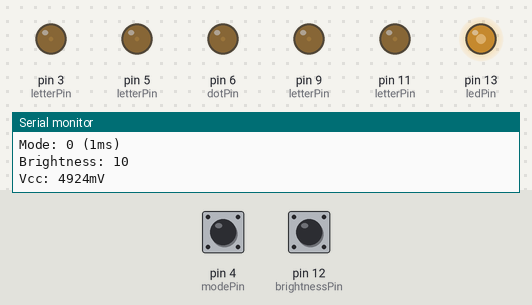
Simulated run of this sketch. Board: Arduino Uno, built with avr-gcc and run on an emulated ATmega328P. Shown: output pins drawn as LEDs (lit = HIGH), the last lines printed to the serial monitor. The test bench sets the inputs (shaded band); at power-on: pin 12 (brightnessPin) HIGH, pin 4 (modePin) HIGH.

Above: at 1.2 s.
1.3 s: pin 12 (brightnessPin) pulled LOW for 3.2 s
At 1.48 s:
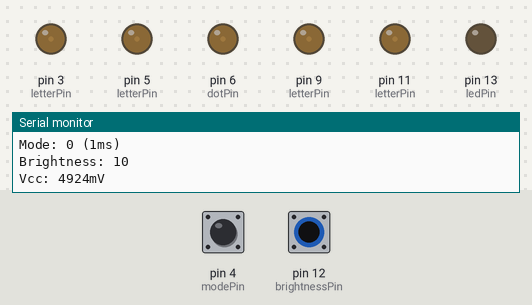
At 2.44 s:
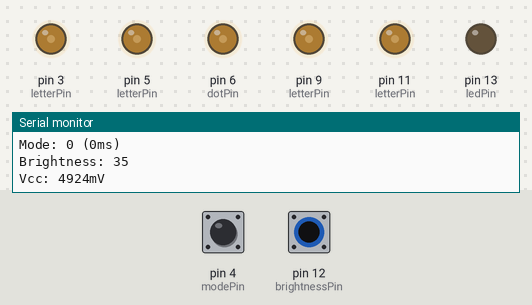
6.0 s: pin 4 (modePin) pulled LOW for 0.15 s
At 6.6 s:
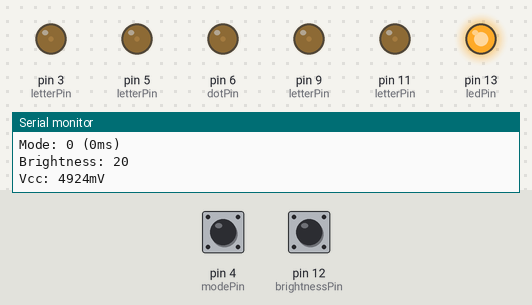
9.1 s: pin 12 (brightnessPin) pulled LOW for 1 s
Timing chart, 0 to 18.1 s (numbered marks = the images above; inputs shaded):
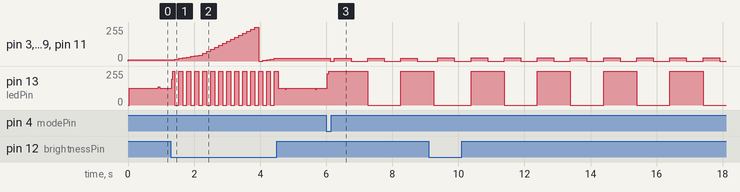

Measured:
- after the input at 1.3 s, pin 3 (letterPin), pin 5 (letterPin), pin 6 (dotPin), pin 9 (letterPin), pin 11 (letterPin): 10/255 → 15/255 after 0.12 s, → 20/255 0.12 s later, → 25/255 0.12 s later, → 30/255 0.12 s later, … (26 changes in this stretch)
- after the input at 6.0 s, pin 3 (letterPin), pin 5 (letterPin), pin 6 (dotPin), pin 9 (letterPin), pin 11 (letterPin): 20/255 → 0/255 after 0.12 s, then repeats every 1.0 s: 20/255 0.50 s, 0/255 0.50 s
- by itself, pin 13 (ledPin): alternates 255/255 for 1.0 s and 0/255 for 1.0 s

The sketch:

Code.ino
```cpp
/*
NameShield LED Driver
Eric Menze
http://www.github.com/Ehryk
*/

//Configure Letters
/* Bill */
int letters = 4;
char* letter[4] = {"B", "i", "1l", "2l"};
int pinCount[4] = {1, 2, 1, 1};
int letterPin[4][2] = {{3}, {5, 6}, {9}, {11}};
int dotPin = 6;
int modePin = 4;
int brightnessPin = 12;
int ledPin = 13;

int mode = 0;
int brightness = 10;
unsigned long modeTime;

boolean debug = true;
unsigned long lastDebugOutput = 0;
unsigned long debugInterval = 900;

void setup() {
  // initialize serial communication at 9600 bits per second:
  Serial.begin(9600);

  //Initialize letter pins to outputs
  for(int l = 0; l < letters; l++) {
    for(int p = 0; p < pinCount[l]; p++) {
      pinMode(letterPin[l][p], OUTPUT);
    }
  }

  pinMode(modePin, INPUT); //Set to an input to read switch status
  digitalWrite(modePin, HIGH); //Use internal pull-up resistor
  pinMode(brightnessPin, INPUT); //Set to an input to read switch status
  digitalWrite(brightnessPin, HIGH); //Use internal pull-up resistor

  pinMode(ledPin, OUTPUT); //Set to an output to use internal LED
  digitalWrite(ledPin, HIGH); //Turn it on
}

void loop() {
  handleInput();

  modeTime = doMode(mode);

  if (debug && millis() - lastDebugOutput > debugInterval) debugWrite();
  digitalWrite(ledPin, !digitalRead(ledPin));
}

void debugWrite() {
  Serial.print("Mode: ");
  Serial.print(mode);
  Serial.print(" (");
  Serial.print(modeTime);
  Serial.println("ms)");

  Serial.print("Brightness: ");
  Serial.println(brightness);

  Serial.print("Vcc: ");
  Serial.print(readVcc());
  Serial.println("mV");

  Serial.println();

  lastDebugOutput = millis();
}

long readVcc() {
  long result;
  // Read 1.1V reference against AVcc
  ADMUX = _BV(REFS0) | _BV(MUX3) | _BV(MUX2) | _BV(MUX1);
  delay(2); // Wait for Vref to settle
  ADCSRA |= _BV(ADSC); // Convert
  while (bit_is_set(ADCSRA,ADSC));
  result = ADCL;
  result |= ADCH<<8;
  result = 1108000L / result; // Back-calculate AVcc in mV
  return result;
}
```

LEDs.ino
```cpp
void allOn() {
  for(int l = 0; l < letters; l++) {
    indexOn(l);
  }
}

void allOff() {
  for(int l = 0; l < letters; l++) {
    indexOff(l);
  }
}

void allPWM(int brightness) {
  for(int l = 0; l < letters; l++) {
    indexPWM(l, brightness);
  }
}

/* Handle Indexes */

void indexOn(int index) {
  for(int p = 0; p < pinCount[index]; p++) {
    pinOn(letterPin[index][p]);
  }
}

void indexOff(int index) {
  for(int p = 0; p < pinCount[index]; p++) {
    pinOff(letterPin[index][p]);
  }
}

void indexPWM(int index, int brightness) {
  for(int p = 0; p < pinCount[index]; p++) {
    pinPWM(letterPin[index][p], brightness);
  }
}

/* Handle Chars */

boolean charOn(char* c) {
  if (!hasLetter(c)) return false;
  int index = indexOf(c);
  for(int p = 0; p < pinCount[index]; p++) {
    pinOn(letterPin[index][p]);
  }
}

boolean charOff(char* c) {
  if (!hasLetter(c)) return false;
  int index = indexOf(c);
  for(int p = 0; p < pinCount[index]; p++) {
    pinOff(letterPin[index][p]);
  }
}

boolean charPWM(char* c, int brightness) {
  if (!hasLetter(c)) return false;
  int index = indexOf(c);
  for(int p = 0; p < pinCount[index]; p++) {
    pinPWM(letterPin[index][p], brightness);
  }
}

/* Handle Pins */

void pinOn(int pin) {
  digitalWrite(pin, HIGH);
}

void pinOff(int pin) {
  digitalWrite(pin, LOW);
}

void pinPWM(int pin, int brightness) {
  analogWrite(pin, brightness);
}

/* Search Letter Array */

int indexOf(char* c) {
  int index = -1;
  for(int l = 0; l < letters; l++) {
    if (strcmp(letter[l], c) == 0) index = l;
  }
  return index;
}

boolean hasLetter(char* c) {
  int index = indexOf(c);
  return index != -1;
}

int strcmp(const char *s1, const char *s2)
{
  while (*s1==*s2)
  {
    if(*s1=='\0')
    return(0);
    s1++;
    s2++;
  }
  return(*s1-*s2);
}
```

Modes.ino
```cpp
#define MODE_ON 0
#define MODE_BLINK_ALL 1
#define MODE_BLINK_ALL_FAST 2
#define MODE_SEQUENTIAL 3
#define MODE_SEQUENTIAL_FAST 4
#define MODE_WAVE 5
#define MODE_WAVE_FAST 6
#define MODE_BLINK_DOT 7
#define MODE_BLINK_0 8
#define MODE_BLINK_1 9
#define MODE_BLINK_2 10
#define MODE_BLINK_3 11
#define MODE_FADE_ALL 12
#define MODE_FADE_ALL_FAST 13
#define MODE_FADE_ALL_SLOW 14
#define MODE_BRIGHT 15
#define MODE_OFF 16

//Returns how long the mode took in milliseconds
unsigned long doMode(int m) {
  unsigned long modeStart = millis();
  switch(m) {
    case MODE_ON: modeOn(); break;
    case MODE_BLINK_ALL: modeBlink(1000); break;
    case MODE_BLINK_ALL_FAST: modeBlink(100); break;
    case MODE_SEQUENTIAL: modeSequential(1000); break;
    case MODE_SEQUENTIAL_FAST: modeSequential(100); break;
    case MODE_WAVE: modeWave(1000); break;
    case MODE_WAVE_FAST: modeWave(100); break;
    case MODE_BLINK_DOT: modeBlinkPin(dotPin, 1000); break;
    case MODE_BLINK_0: modeBlinkLetter(0, 1000); break;
    case MODE_BLINK_1: modeBlinkLetter(1, 1000); break;
    case MODE_BLINK_2: modeBlinkLetter(2, 1000); break;
    case MODE_BLINK_3: modeBlinkLetter(3, 1000); break;
    case MODE_FADE_ALL: modeFade(1000, 100); break;
    case MODE_FADE_ALL_FAST: modeFade(200, 50); break;
    case MODE_FADE_ALL_SLOW: modeFade(10000, 100); break;
    case MODE_BRIGHT: allOn(); break;
    case MODE_OFF: allOff(); break;
  }
  return millis() - modeStart;
}

void modeOn() {
  allPWM(brightness);
}

void modeBlink(int targetTime) {
  allPWM(brightness);
  delay(targetTime / 2);
  allOff();
  delay(targetTime / 2);
}

void modeSequential(int targetTime) {
  for (int l = 0; l < letters; l++) {
    indexPWM(l, brightness);
    delay(targetTime / letters / 2);
    indexOff(l);
    delay(targetTime / letters / 2);
  }
}

void modeWave(int targetTime) {
  for (int l = 0; l < letters; l++) {
    indexPWM(l, brightness);
    delay(targetTime / letters / 2);
  }
  for (int l = 0; l < letters; l++) {
    indexOff(l);
    delay(targetTime / letters / 2);
  }
}

void modeBlinkPin(int pin, int targetTime) {
  allPWM(brightness);
  if (pin < 0) return;

  pinOff(pin);
  delay(targetTime / 2);
  pinPWM(pin, brightness);
  delay(targetTime / 2);
}

void modeBlinkLetter(int index, int targetTime) {
  allPWM(brightness);
  indexOff(index);
  delay(targetTime / 2);
  indexPWM(index, brightness);
  delay(targetTime / 2);
}

void modeFade(int targetTime, int steps) {
  int s = brightness / steps;
  if (s < 1) s = 1;
  for (int i = 0; i < brightness; i += s) {
    allPWM(i);
    delay(targetTime / steps / 2);
  }
  for (int i = brightness; i > 0; i -= s) {
    allPWM(i);
    delay(targetTime / steps / 2);
  }
}
```

UserInput.ino
```cpp
boolean handleInput() {
  boolean buttonPressed = false;

  if (checkPress(modePin)) {
    mode++;
    if (mode > MODE_OFF) mode = 0;

    //Wait for release
    while(digitalRead(modePin) == LOW) { allOff(); }

    delay(100);
    buttonPressed = true;
  }
  if (checkPress(brightnessPin)) {
    if (brightness < 45) brightness += 5;
    else brightness += 15;
    if (brightness > 255) brightness = 0;
    buttonPressed = true;
  }

  return buttonPressed;
}

//Checks if a button is pressed
boolean checkPress(int pin) {
  return digitalRead(pin) == LOW && debounce(pin, LOW, 20, 6);
}

//Software Debounce of a swtich
boolean debounce(int pin, int v, int timeDelay, int bounceCount) {
  int toCheck = bounceCount;
  while (toCheck > 0) {
    delay(timeDelay);
    if (digitalRead(pin) != v) return false;
    toCheck --;
  }
  return true;
}
```
